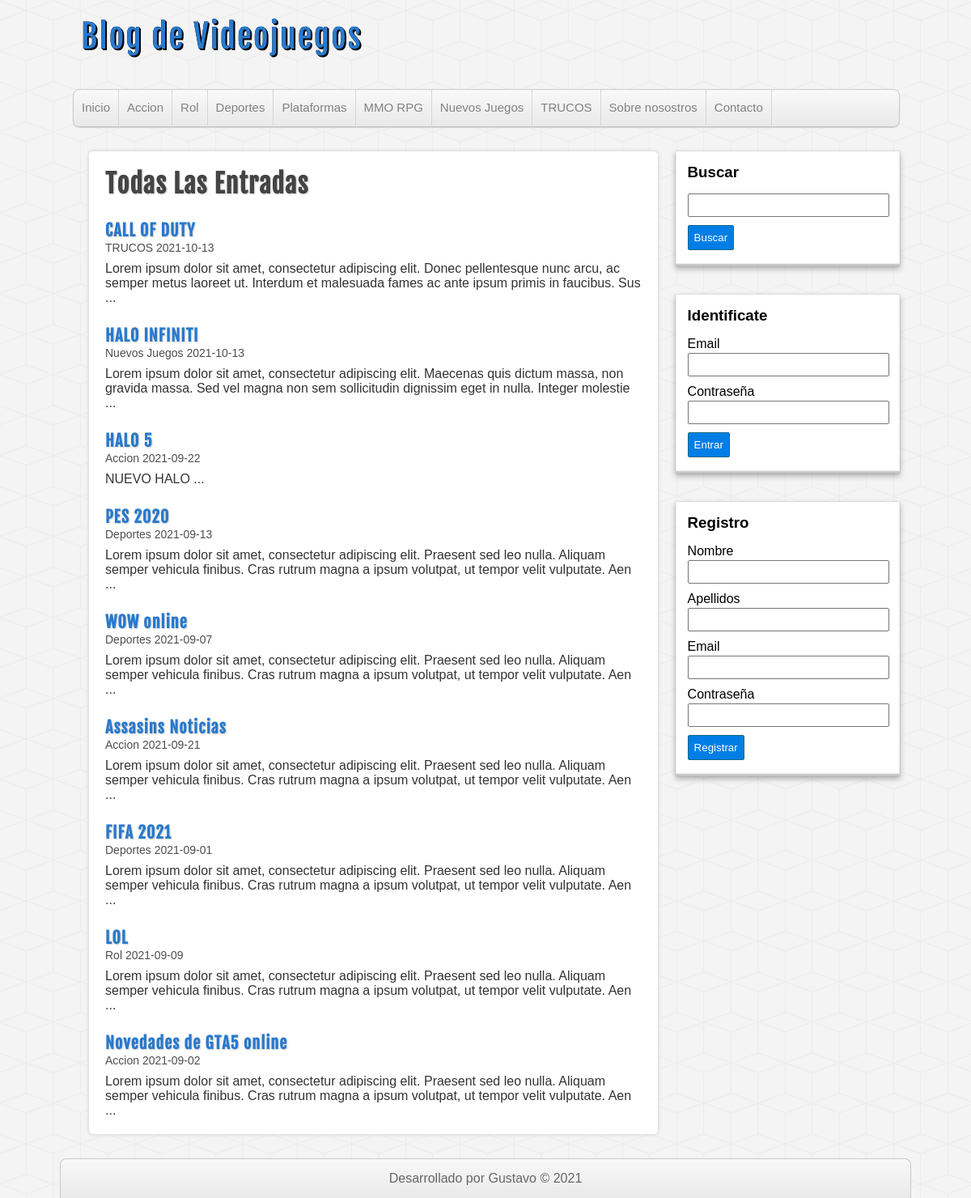
Screenshot of /entradas.php with the database file from the repository.
### tables this page shows
CREATE TABLE `categorias` (
  `id` int(255) NOT NULL,
  `nombre` varchar(100) DEFAULT NULL
);

CREATE TABLE `entradas` (
  `id` int(255) NOT NULL,
  `usuario_id` int(255) NOT NULL,
  `categoria_id` int(255) NOT NULL,
  `titulo` varchar(255) NOT NULL,
  `descripcion` mediumtext,
  `fecha` date NOT NULL
);

### includes/helpers.php (called while the page is built, shortened)
<?php
function conseguirCategorias($conexion){
    $sql = "SELECT * FROM categorias ORDER BY id ASC";
    $categorias = mysqli_query($conexion,$sql);
    $result = false;
    if(mysqli_num_rows($categorias) >= 1){
        $result = $categorias;
    }
    return $result;
}
function conseguirEntradas($conexion, $limit = null, $categoria = null , $busqueda = null){
    $sql = "SELECT e.* , c.nombre AS 'categoria' FROM entradas e INNER JOIN categorias c ON e.categoria_id = c.id ";
        $sql .= "ORDER BY e.id DESC ";
    $entradas = mysqli_query($conexion,$sql);
    $result = array();
    if($entradas && mysqli_num_rows($entradas) >= 1){
        $result = $entradas;
    }
    return $result;
}
?>

### entradas.php (the view)
<?php
require_once('includes/cabecera.php');
?>
<?php  require_once('includes/lateral.php');?>
    <div id="principal">
        <h1>Todas Las Entradas</h1>
        <?php
            $entradas = conseguirEntradas($db);
            if(!empty($entradas)):
                while($entrada = mysqli_fetch_assoc($entradas)):
        ?>
           <article class="entrada">
                <a href="entrada.php?id=<?= $entrada['id']?>">
                <h2><?=$entrada['titulo'] ?></h2>
                <span class="fecha"><?=$entrada['categoria'].' '.$entrada['fecha']?></span>
                <p>
                    <?= substr($entrada['descripcion'] ,0,180).' ...'?>
                </p>
                </a>
            </article>
        <?php
                endwhile;
            endif;
        ?>
    </div>
<?php
require_once('includes/footer.php');
?>
</body>
</html>

### includes/cabecera.php (shortened to what this page needs)
<?php
require_once('conexion.php');
require_once 'includes/helpers.php'
?>
<!DOCTYPE html>
<html lang="es">
<head>
    <link rel="stylesheet" type="text/css" href="assets/css/style.css">
</head>
<body>
<header id="cabecera">
    <div id="logo">
        <a href="index.php">Blog de Videojuegos</a>
    </div>
    <nav id="menu">
        <ul>
            <li><a href="index.php">Inicio</a></li>
            <?php
                $categorias = conseguirCategorias($db);
                while( $categoria=mysqli_fetch_assoc($categorias)) :
            ?>
                <li>
                    <a href="categoria.php?id=<?=$categoria['id']?>"><?=  $categoria['nombre']?></a>
                </li>
            <?php endwhile; ?>
            <li><a href="#">Sobre nosostros</a></li>
            <li><a href="#">Contacto</a></li>
        </ul>
    </nav>
</header>
<div id="contenedor">

### assets/css/style.css (style rules this page uses)
* { margin: 0px; padding: 0px; font-family: sans-serif, Helvetica, Arial; text-decoration: none; }
body { background: url(../img/cubes.png) #F4F4F4; }
.fecha { color: #4e4e4e; margin-top:5px; font-size: 14px; }
#cabecera { width: 85%; height: auto; background: transparent; margin: 0px auto; }
#logo { float:left; width: 540px; height: 110px; }
#logo a { font-family: "fajala", Helvetica; font-size: 40px; letter-spacing: 2px; color: #2979CD; text-shadow: 0px 0px 0px black, 1px 1px 0px black, 2px 2px 0px black; transition: all 500ms; line-height: 90px; margin-left: 10px; }
#menu { clear: both; width: 100%; height: 45px; background: linear-gradient(to bottom, #f9f9f9 0px, #e9e9e9 100%); border: 1px solid #C9C9C9; border-radius: 8px; box-shadow: 0px 1px 1px #ccc; overflow: hidden; }
#menu ul { list-style: none; }
#menu ul li { float: left; line-height: 44px; border-right: 1px solid #D6D6D6; }
#menu ul li a { display: block; padding-left: 10px; padding-right: 10px; font-size: 15px; color: #838282; }
#contenedor { width: 85%; height: auto; margin: 0px auto; margin-top: 30px; margin-bottom: 30px; }
#principal { float: left; width: 65%; min-height: 572px; background:white; border-radius: 5px; box-shadow: 0px 0px 5px #ccc; margin-left: 20px; padding: 20px; overflow: hidden; }
#principal a { color: #333; }
#principal h1 { font-size: 32px; color: #444; letter-spacing: 1px; text-shadow: 1px 1px 2px #ccc; font-family: "fajala"; }
#principal h2 { font-size: 20px; color: #2979CD; text-shadow: 1px 1px 2px #ccc; letter-spacing: 1px; font-family: "fajala"; margin-top: 25px; }
#principal p { margin-top: 8px; }

### rows the page displays
categorias: nombre "Accion"
categorias: nombre "Rol"
categorias: nombre "Deportes"
categorias: nombre "Plataformas"
categorias: nombre "MMO RPG"
categorias: nombre "Nuevos Juegos"
categorias: nombre "TRUCOS"
entradas: titulo "CALL OF DUTY", categoria.nombre "TRUCOS", fecha "2021-10-13", descripcion "Lorem ipsum dolor sit amet, consectetur adipiscing elit. Donec pellentesque nunc arcu, ac semper metus laoreet ut. Interdum et malesuada fames ac ante ipsum primis in faucibus. Sus"
entradas: titulo "HALO INFINITI", categoria.nombre "Nuevos Juegos", fecha "2021-10-13", descripcion "Lorem ipsum dolor sit amet, consectetur adipiscing elit. Maecenas quis dictum massa, non gravida massa. Sed vel magna non sem sollicitudin dignissim eget in nulla. Integer molestie"
entradas: titulo "HALO 5", categoria.nombre "Accion", fecha "2021-09-22", descripcion "NUEVO HALO"
entradas: titulo "PES 2020", categoria.nombre "Deportes", fecha "2021-09-13", descripcion "Lorem ipsum dolor sit amet, consectetur adipiscing elit. Praesent sed leo nulla. Aliquam semper vehicula finibus. Cras rutrum magna a ipsum volutpat, ut tempor velit vulputate. Aen"
entradas: titulo "WOW online", categoria.nombre "Deportes", fecha "2021-09-07", descripcion "Lorem ipsum dolor sit amet, consectetur adipiscing elit. Praesent sed leo nulla. Aliquam semper vehicula finibus. Cras rutrum magna a ipsum volutpat, ut tempor velit vulputate. Aen"
entradas: titulo "Assasins Noticias", categoria.nombre "Accion", fecha "2021-09-21", descripcion "Lorem ipsum dolor sit amet, consectetur adipiscing elit. Praesent sed leo nulla. Aliquam semper vehicula finibus. Cras rutrum magna a ipsum volutpat, ut tempor velit vulputate. Aen"
entradas: titulo "FIFA 2021", categoria.nombre "Deportes", fecha "2021-09-01", descripcion "Lorem ipsum dolor sit amet, consectetur adipiscing elit. Praesent sed leo nulla. Aliquam semper vehicula finibus. Cras rutrum magna a ipsum volutpat, ut tempor velit vulputate. Aen"
entradas: titulo "LOL", categoria.nombre "Rol", fecha "2021-09-09", descripcion "Lorem ipsum dolor sit amet, consectetur adipiscing elit. Praesent sed leo nulla. Aliquam semper vehicula finibus. Cras rutrum magna a ipsum volutpat, ut tempor velit vulputate. Aen"
entradas: titulo "Novedades de GTA5 online", categoria.nombre "Accion", fecha "2021-09-02", descripcion "Lorem ipsum dolor sit amet, consectetur adipiscing elit. Praesent sed leo nulla. Aliquam semper vehicula finibus. Cras rutrum magna a ipsum volutpat, ut tempor velit vulputate. Aen"
